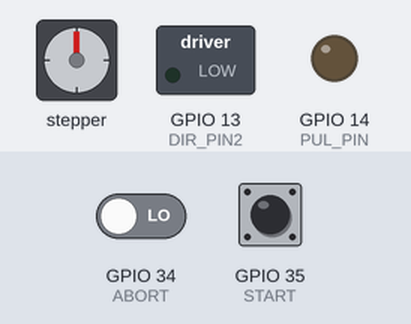
The program below on a simulated ESP32. Shown: stepper motor, switched loads named in the program (green lamp = pin HIGH), output pins drawn as LEDs (lit = HIGH). Wiring (inferred from the names in the program): stepper motor driver (200 steps per turn assumed): step GPIO 12; direction GPIO 27. Inputs (shaded band) come from the test bench; at power-on: GPIO 34 (ABORT) LOW, GPIO 35 (START) LOW. Pins used as bus, display or sensor lines are not drawn.

Above: at 1.2 s.
1.3 s: GPIO 34 (ABORT) driven HIGH
Timing chart, 0 to 4.3 s (numbered marks = the images above; inputs shaded):
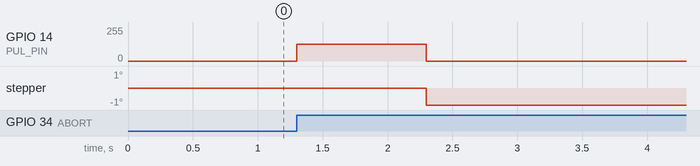

The program:

main.cpp
```cpp
#include <Arduino.h>


// Interrupt pins
const int ABORT = 34;
const int START = 35;

// time variables for motor control
volatile bool isMotorOpening = false;
volatile bool isMotorClosing = false;

// First motor control variables (Oxygen)
const int PUL_PIN = 14;  // Pulse pin
const int DIR_PIN = 27;  // Direction pin

// Second motor control variables (Fuel)
const int PUL_PIN2 = 12;  // Pulse pin
const int DIR_PIN2 = 13;  // Direction pin

// Oxygen motor control channel
const int PWM_CHANNEL = 0;

// Fuel motor control channel
const int PWM_CHANNEL2 = 1;

const int FREQUENCY = 200;
const int RESOLUTION = 8;

void motorControl(int motor_dirpin, int motor_channel, bool open) {
  digitalWrite(motor_dirpin, open ? HIGH : LOW);
  ledcWrite(motor_channel, 127);
  unsigned long startTime = millis();
  while (millis() - startTime < 1000) {
    // Non-blocking delay
  }
  ledcWrite(motor_channel, 0);
}

void hotfire() {
  motorControl(DIR_PIN, PWM_CHANNEL, true);  // Open oxygen valve
  motorControl(DIR_PIN2, PWM_CHANNEL2, true);  // Open fuel valve
  unsigned long startTime = millis();
  while (millis() - startTime < 9000) {
    // Non-blocking delay
  }
  motorControl(DIR_PIN, PWM_CHANNEL, false);  // Close oxygen valve
  motorControl(DIR_PIN2, PWM_CHANNEL2, false);  // Close fuel valve
}

void abortTest() {
  motorControl(DIR_PIN, PWM_CHANNEL, false);
  motorControl(DIR_PIN2, PWM_CHANNEL2, false);
}

void ISRStart() {
  static unsigned long lastInterruptTime = 0;
  if (millis() - lastInterruptTime > 200) {  // Debounce time of 200ms
    hotfire();
  }
  lastInterruptTime = millis();
}

void ISRAbort() {
  static unsigned long lastInterruptTime = 0;
  if (millis() - lastInterruptTime > 200) {  // Debounce time of 200ms
    abortTest();
  }
  lastInterruptTime = millis();
}

void setup() {
  pinMode(PUL_PIN, OUTPUT);
  pinMode(DIR_PIN, OUTPUT);
  pinMode(PUL_PIN2, OUTPUT);
  pinMode(DIR_PIN2, OUTPUT);

  ledcSetup(PWM_CHANNEL, FREQUENCY, RESOLUTION);
  ledcSetup(PWM_CHANNEL2, FREQUENCY, RESOLUTION);
  ledcAttachPin(PUL_PIN, PWM_CHANNEL);
  ledcAttachPin(PUL_PIN2, PWM_CHANNEL2);

  pinMode(ABORT, INPUT);
  pinMode(START, INPUT);

  attachInterrupt(digitalPinToInterrupt(START), ISRStart, RISING);
  attachInterrupt(digitalPinToInterrupt(ABORT), ISRAbort, RISING);
}

void loop() {
  // Main loop does nothing, waiting for interrupts
}
```
